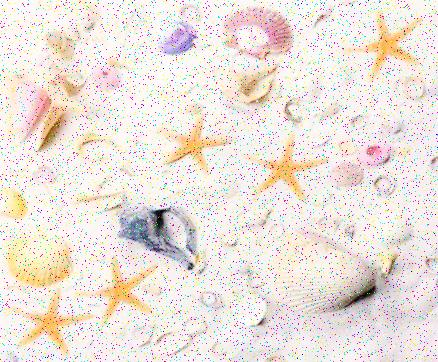
%> input picture Task 3/Starfish.jpg, 438 x 362 px
$ octave Task3.m   (GNU Octave 9; MATLAB toolbox functions it lacks are replaced by stand-ins)
%> lines starting %> are read from the running program, lines starting %| are printed output that depends on the picture; in (x1, y1, x2, y2) boxes, pixels count from 0 and x2, y2 are one past the last pixel; in counts of white or black regions, pixels touching at a corner belong together; the program's own positions count from 1
clc;
clear;

%Loads the image in
Image = imread('Starfish.jpg');
%> Image is the input picture: size 362x438x3 uint8; mean R, G, B 235.5, 226.7, 219.8

%Converts the image to greyscale
Image = rgb2gray(Image);
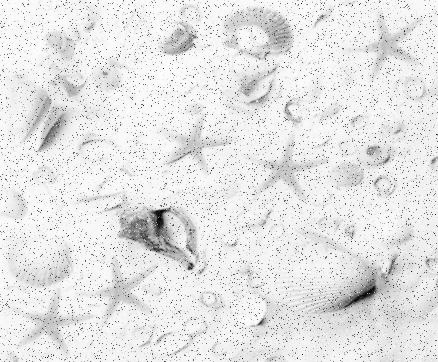
%> Image: size 362x438 uint8; min 1, max 255, mean 228.6

%Saturates the Image to make the objects in the image more defined
SaturatedImage = adapthisteq(histeq(imadjust(Image)));
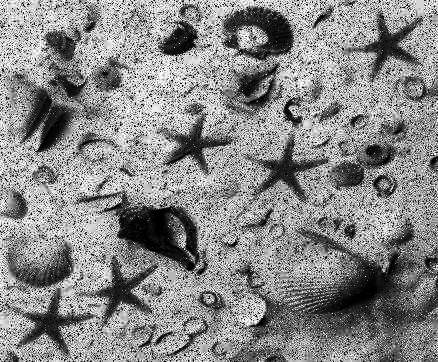
%> SaturatedImage: size 362x438 uint8; min 0, max 255, mean 136.5

%Applys median filter to the image to remove noise
SaturatedFilteredImage = medfilt2(SaturatedImage,[5 5]);
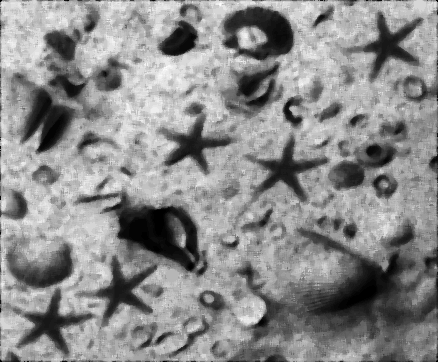
%> SaturatedFilteredImage: size 362x438 uint8; min 0, max 254, mean 139.3

%Converts the image to a binary image using the threshholding number of
%0.44 (value > 112 = 255)
BinaryImage = ~ imbinarize(SaturatedFilteredImage, 0.44);
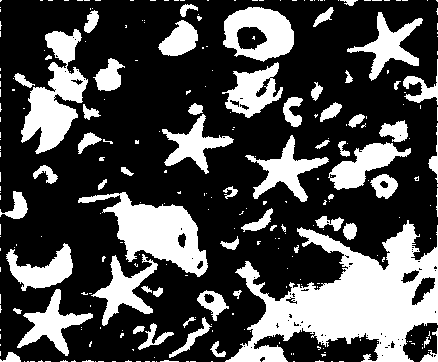
%> BinaryImage: size 362x438 logical; 30.2% white; 278 white regions (215 under 20 px), largest, box (x1, y1, x2, y2) and area: (225, 220, 438, 362) 14214, (78, 192, 208, 277) 4632, (21, 29, 88, 154) 3894

BinaryImage = medfilt2(BinaryImage,[5 5]);
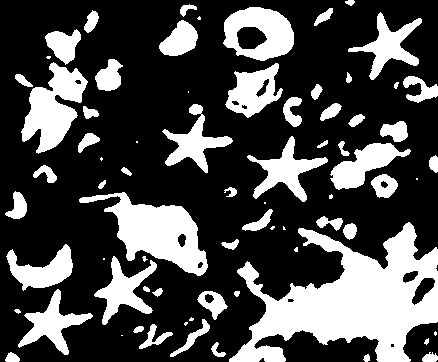
%> BinaryImage: size 362x438 logical; 29.3% white; 73 white regions (17 under 20 px)

%Used to find the connected components in the image. This serperates the images. Uses the desired
%connectivity of 8 however it doesn't make a difference if you use 8 or 4
cc = bwconncomp(BinaryImage,8);
%> cc = 73 connected components

%Gets all the properties of each of the connected images in the binary
%image and puts the stats about each of the images into an array
stats = regionprops(cc,'all');
%> stats = 73 regions; largest, box (x1, y1, x2, y2), Area, Centroid, MajorAxisLength, MinorAxisLength and Eccentricity: (229, 222, 438, 362) 14268 [351.2 301.7] 217.4 119.1 0.836, (79, 192, 208, 276) 4647 [157.5 232.7] 121.1 57.78 0.879, (21, 62, 88, 154) 3128 [54.2 108.5] 92.4 49.98 0.841
statsRatios = regionprops(cc,'Eccentricity', 'Solidity', 'Extent');
%> statsRatios = 73 regions; first 5, Eccentricity, Extent and Solidity: 0.791 0.571 0.804, 0.737 0.713 0.947, 0.861 0.486 0.634, 0.8 0.629 0.917, 0.935 0.504 0.937

%Used to store the image number of a starfish
potentialStarfishNumbers = [];

%Loops through each of the objects in the image
%> (the run ends here)
